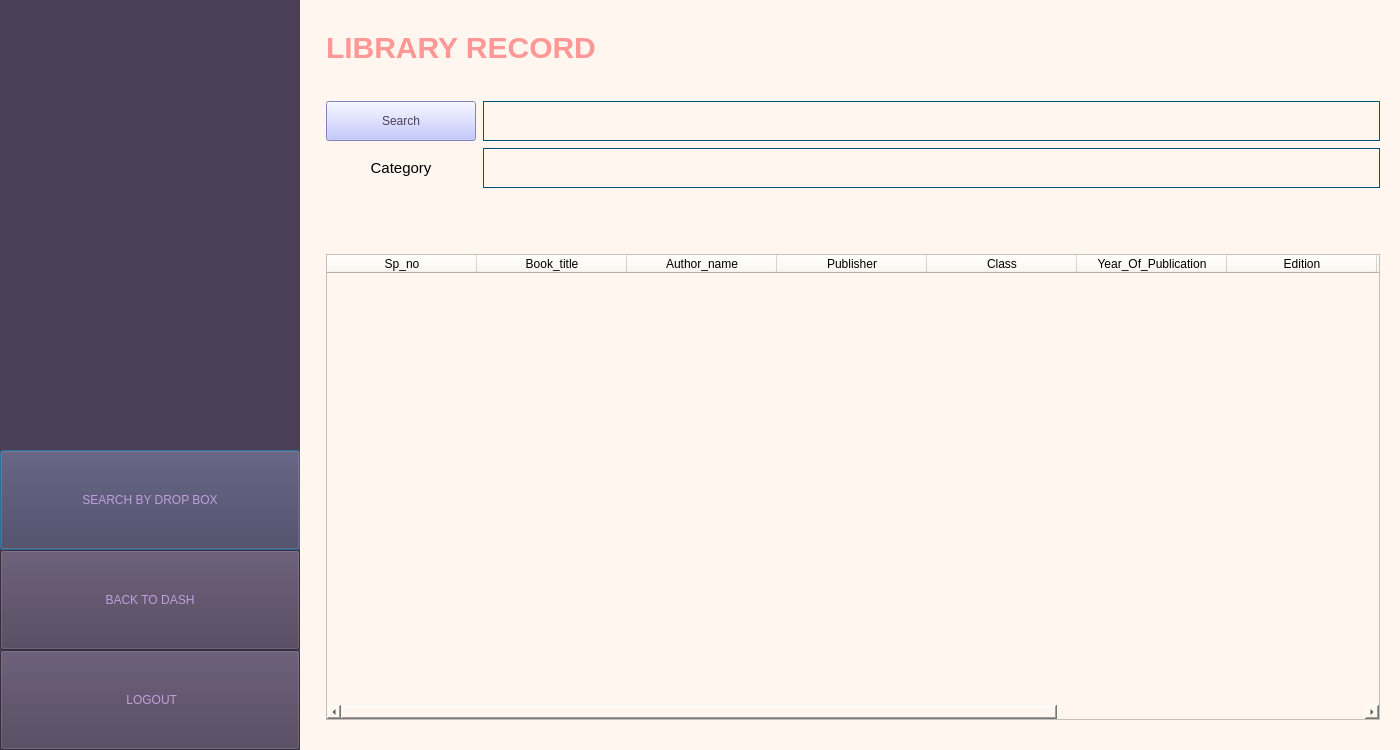
<?xml version="1.0" encoding="UTF-8"?>
<ui version="4.0">
 <class>Dialog</class>
 <widget class="QDialog" name="Dialog">
  <property name="geometry">
   <rect>
    <x>0</x>
    <y>0</y>
    <width>1400</width>
    <height>750</height>
   </rect>
  </property>
  <property name="minimumSize">
   <size>
    <width>1400</width>
    <height>750</height>
   </size>
  </property>
  <property name="windowTitle">
   <string>Dialog</string>
  </property>
  <property name="styleSheet">
   <string notr="true"/>
  </property>
  <layout class="QVBoxLayout" name="verticalLayout">
   <property name="leftMargin">
    <number>0</number>
   </property>
   <property name="topMargin">
    <number>0</number>
   </property>
   <property name="rightMargin">
    <number>0</number>
   </property>
   <property name="bottomMargin">
    <number>0</number>
   </property>
   <item>
    <widget class="QWidget" name="widget" native="true">
     <property name="styleSheet">
      <string notr="true">background-color: rgb(255, 247, 239);</string>
     </property>
     <layout class="QGridLayout" name="gridLayout">
      <property name="leftMargin">
       <number>0</number>
      </property>
      <property name="topMargin">
       <number>0</number>
      </property>
      <property name="rightMargin">
       <number>0</number>
      </property>
      <property name="bottomMargin">
       <number>0</number>
      </property>
      <item row="0" column="0">
       <layout class="QHBoxLayout" name="horizontalLayout">
        <item>
         <widget class="QWidget" name="widget_3" native="true">
          <property name="minimumSize">
           <size>
            <width>300</width>
            <height>750</height>
           </size>
          </property>
          <property name="styleSheet">
           <string notr="true">background-color: rgb(75, 62, 87);</string>
          </property>
          <layout class="QVBoxLayout" name="verticalLayout_5">
           <property name="spacing">
            <number>0</number>
           </property>
           <property name="leftMargin">
            <number>0</number>
           </property>
           <property name="topMargin">
            <number>0</number>
           </property>
           <property name="rightMargin">
            <number>0</number>
           </property>
           <property name="bottomMargin">
            <number>0</number>
           </property>
           <item>
            <spacer name="verticalSpacer">
             <property name="orientation">
              <enum>Qt::Vertical</enum>
             </property>
             <property name="sizeHint" stdset="0">
              <size>
               <width>20</width>
               <height>40</height>
              </size>
             </property>
            </spacer>
           </item>
           <item>
            <spacer name="verticalSpacer_4">
             <property name="orientation">
              <enum>Qt::Vertical</enum>
             </property>
             <property name="sizeType">
              <enum>QSizePolicy::Preferred</enum>
             </property>
             <property name="sizeHint" stdset="0">
              <size>
               <width>20</width>
               <height>1000</height>
              </size>
             </property>
            </spacer>
           </item>
           <item>
            <widget class="QPushButton" name="backButton">
             <property name="minimumSize">
              <size>
               <width>300</width>
               <height>100</height>
              </size>
             </property>
             <property name="styleSheet">
              <string notr="true">font: 18pt &quot;Calibri&quot;;
color: rgb(190, 159, 221);</string>
             </property>
             <property name="text">
              <string>SEARCH BY DROP BOX</string>
             </property>
            </widget>
           </item>
           <item>
            <widget class="QPushButton" name="homeButton">
             <property name="minimumSize">
              <size>
               <width>300</width>
               <height>100</height>
              </size>
             </property>
             <property name="styleSheet">
              <string notr="true">font: 18pt &quot;Calibri&quot;;
color: rgb(190, 159, 221);</string>
             </property>
             <property name="text">
              <string>BACK TO DASH</string>
             </property>
            </widget>
           </item>
           <item>
            <widget class="QPushButton" name="logout">
             <property name="minimumSize">
              <size>
               <width>300</width>
               <height>100</height>
              </size>
             </property>
             <property name="styleSheet">
              <string notr="true">font: 18pt &quot;Calibri&quot;;
color:rgb(190, 159, 221);
background-color:rgb(75, 62, 87);</string>
             </property>
             <property name="text">
              <string> LOGOUT</string>
             </property>
             <property name="icon">
              <iconset>
               <normaloff>../Lib-Management-latest/logout icon.png</normaloff>../Lib-Management-latest/logout icon.png</iconset>
             </property>
             <property name="iconSize">
              <size>
               <width>30</width>
               <height>30</height>
              </size>
             </property>
            </widget>
           </item>
          </layout>
         </widget>
        </item>
       </layout>
      </item>
      <item row="0" column="2">
       <layout class="QVBoxLayout" name="verticalLayout_2">
        <item>
         <spacer name="horizontalSpacer">
          <property name="orientation">
           <enum>Qt::Horizontal</enum>
          </property>
          <property name="sizeHint" stdset="0">
           <size>
            <width>40</width>
            <height>30</height>
           </size>
          </property>
         </spacer>
        </item>
        <item>
         <widget class="QLabel" name="label">
          <property name="styleSheet">
           <string notr="true">font-size: 30px;
font: 75 26pt &quot;Trebuchet MS&quot;;
font: bold;
color: rgb(255, 151, 151);</string>
          </property>
          <property name="text">
           <string>LIBRARY RECORD</string>
          </property>
         </widget>
        </item>
        <item>
         <spacer name="horizontalSpacer_3">
          <property name="orientation">
           <enum>Qt::Horizontal</enum>
          </property>
          <property name="sizeHint" stdset="0">
           <size>
            <width>40</width>
            <height>30</height>
           </size>
          </property>
         </spacer>
        </item>
        <item>
         <layout class="QGridLayout" name="gridLayout_2">
          <property name="topMargin">
           <number>0</number>
          </property>
          <property name="spacing">
           <number>7</number>
          </property>
          <item row="1" column="0">
           <widget class="QLabel" name="label_2">
            <property name="minimumSize">
             <size>
              <width>150</width>
              <height>40</height>
             </size>
            </property>
            <property name="styleSheet">
             <string notr="true">font: 12pt &quot;Calibri&quot;;</string>
            </property>
            <property name="text">
             <string>&lt;html&gt;&lt;head/&gt;&lt;body&gt;&lt;p align=&quot;center&quot;&gt;&lt;span style=&quot; font-size:11pt;&quot;&gt;Category&lt;/span&gt;&lt;/p&gt;&lt;/body&gt;&lt;/html&gt;</string>
            </property>
           </widget>
          </item>
          <item row="1" column="1">
           <widget class="QLineEdit" name="categoryfield">
            <property name="minimumSize">
             <size>
              <width>684</width>
              <height>40</height>
             </size>
            </property>
            <property name="styleSheet">
             <string notr="true">background-color: rgba(0, 0, 0, 0);
border:1px solid rgb(0, 85, 127);
color: rgb(0, 85, 127);
font: 11pt &quot;Calibri&quot; bold;

</string>
            </property>
            <property name="text">
             <string/>
            </property>
            <property name="placeholderText">
             <string/>
            </property>
           </widget>
          </item>
          <item row="0" column="0">
           <widget class="QPushButton" name="searchButton">
            <property name="minimumSize">
             <size>
              <width>150</width>
              <height>40</height>
             </size>
            </property>
            <property name="maximumSize">
             <size>
              <width>150</width>
              <height>40</height>
             </size>
            </property>
            <property name="styleSheet">
             <string notr="true">font: 11pt &quot;Calibri&quot;;
color:rgb(75, 62, 87);
background-color:rgb(178, 182, 255);


</string>
            </property>
            <property name="text">
             <string>Search</string>
            </property>
           </widget>
          </item>
          <item row="0" column="1">
           <widget class="QLineEdit" name="searchfield">
            <property name="minimumSize">
             <size>
              <width>684</width>
              <height>40</height>
             </size>
            </property>
            <property name="styleSheet">
             <string notr="true">background-color: rgba(0, 0, 0, 0);
border:1px solid rgb(0, 85, 127);
color: rgb(0, 85, 127);
font: 11pt &quot;Calibri&quot; bold;

</string>
            </property>
            <property name="text">
             <string/>
            </property>
            <property name="placeholderText">
             <string/>
            </property>
           </widget>
          </item>
         </layout>
        </item>
        <item>
         <spacer name="horizontalSpacer_5">
          <property name="orientation">
           <enum>Qt::Horizontal</enum>
          </property>
          <property name="sizeHint" stdset="0">
           <size>
            <width>40</width>
            <height>20</height>
           </size>
          </property>
         </spacer>
        </item>
        <item>
         <widget class="QLabel" name="confirm">
          <property name="styleSheet">
           <string notr="true">font: 13pt &quot;Calibri&quot; bold;
color:rgb(170, 0, 0);</string>
          </property>
          <property name="text">
           <string/>
          </property>
         </widget>
        </item>
        <item>
         <spacer name="horizontalSpacer_4">
          <property name="orientation">
           <enum>Qt::Horizontal</enum>
          </property>
          <property name="sizeHint" stdset="0">
           <size>
            <width>40</width>
            <height>20</height>
           </size>
          </property>
         </spacer>
        </item>
        <item>
         <widget class="QTableWidget" name="tableWidget">
          <attribute name="horizontalHeaderDefaultSectionSize">
           <number>150</number>
          </attribute>
          <column>
           <property name="text">
            <string>Sp_no</string>
           </property>
          </column>
          <column>
           <property name="text">
            <string>Book_title</string>
           </property>
          </column>
          <column>
           <property name="text">
            <string>Author_name</string>
           </property>
          </column>
          <column>
           <property name="text">
            <string>Publisher</string>
           </property>
          </column>
          <column>
           <property name="text">
            <string>Class</string>
           </property>
          </column>
          <column>
           <property name="text">
            <string>Year_Of_Publication</string>
           </property>
          </column>
          <column>
           <property name="text">
            <string>Edition</string>
           </property>
          </column>
          <column>
           <property name="text">
            <string>Subject</string>
           </property>
          </column>
          <column>
           <property name="text">
            <string>Category</string>
           </property>
          </column>
          <column>
           <property name="text">
            <string>Cost</string>
           </property>
          </column>
         </widget>
        </item>
        <item>
         <spacer name="horizontalSpacer_2">
          <property name="orientation">
           <enum>Qt::Horizontal</enum>
          </property>
          <property name="sizeHint" stdset="0">
           <size>
            <width>40</width>
            <height>30</height>
           </size>
          </property>
         </spacer>
        </item>
       </layout>
      </item>
      <item row="0" column="1">
       <spacer name="verticalSpacer_2">
        <property name="orientation">
         <enum>Qt::Vertical</enum>
        </property>
        <property name="sizeHint" stdset="0">
         <size>
          <width>20</width>
          <height>40</height>
         </size>
        </property>
       </spacer>
      </item>
      <item row="0" column="3">
       <spacer name="verticalSpacer_3">
        <property name="orientation">
         <enum>Qt::Vertical</enum>
        </property>
        <property name="sizeHint" stdset="0">
         <size>
          <width>20</width>
          <height>40</height>
         </size>
        </property>
       </spacer>
      </item>
     </layout>
    </widget>
   </item>
  </layout>
 </widget>
 <resources/>
 <connections/>
</ui>
